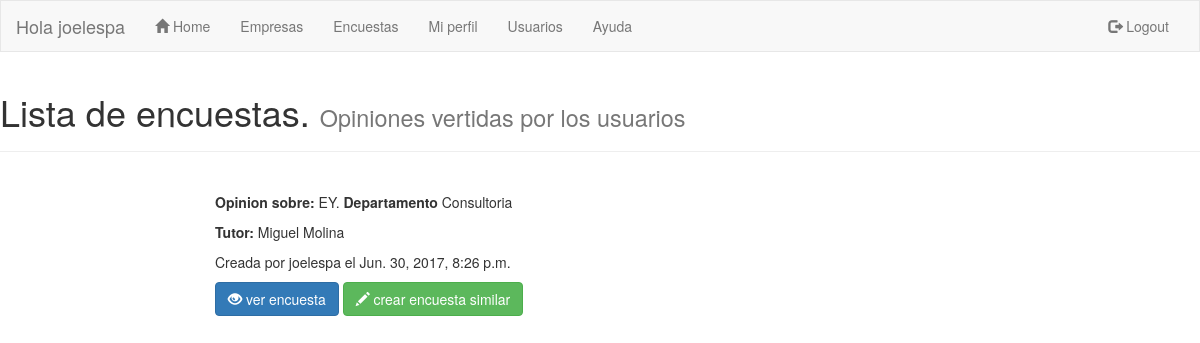
Page /encuesta/ (signed in) on the earlier database version.
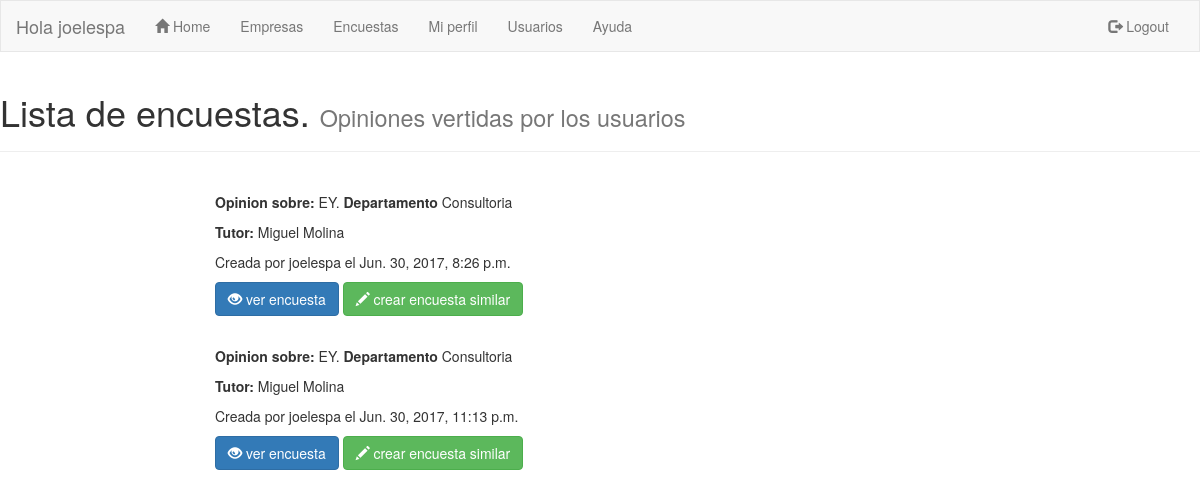
Same page on the later database version.
### sopa/models.py (models this page shows)
class encuestas (models.Model):
    user = models.TextField(max_length=20,null=True,blank=True,default='')
    nombre_empresa = models.TextField(max_length=30,null=True,blank=True,default='')
    tutor = models.TextField(max_length=20,null=True,blank=True,default='')
    departamento = models.TextField(max_length=20,null=True,blank=True,default='')
    id_encuesta = models.IntegerField(null=True,blank=True,default='0')
    created_date = models.DateTimeField(default=timezone.now)
    pf1 = models.TextField(max_length=20,null=True,blank=True,default='')
    pf11 = models.TextField(max_length=20,null=True,blank=True,default='')
    pf2 = models.TextField(max_length=20,null=True,blank=True,default='')
    pf22 = models.TextField(max_length=20,null=True,blank=True,default='')
    pb1 = models.TextField(max_length=20,null=True,blank=True,default='')
    pb2 = models.TextField(max_length=20,null=True,blank=True,default='')
    pb3 = models.TextField(max_length=20,null=True,blank=True,default='')
    pb4 = models.TextField(max_length=20,null=True,blank=True,default='')
    ps1 = models.TextField(max_length=20,null=True,blank=True,default='')
    ps2 = models.TextField(max_length=20,null=True,blank=True,default='')
    ps3 = models.TextField(max_length=20,null=True,blank=True,default='')
    ps4 = models.TextField(max_length=20,null=True,blank=True,default='')
    ps5 = models.TextField(max_length=20,null=True,blank=True,default='')
    ps6 = models.TextField(max_length=20,null=True,blank=True,default='')
    ps7 = models.TextField(max_length=20,null=True,blank=True,default='')
    pa1 = models.TextField(max_length=20,null=True,blank=True,default='')
    pa2 = models.TextField(max_length=20,null=True,blank=True,default='')
    nota = models.IntegerField(null=True,blank=True,default='0')

### sopa/views.py (the view)
# urls.py: url(r'^encuesta/$', views.lista_encuestas, name='lista_encuestas'),
@login_required
def lista_encuestas(request):
    encuesta = encuestas.objects.all().order_by('created_date')
    return render(request, 'sopa/lista_encuestas.html', {'titulo': 'SOPA Encuestas' ,'encuestas' : encuesta})

### sopa/templates/sopa/lista_encuestas.html
{% extends "sopa/index.html" %}
{% block content %}
<div class="page-header">
  <h1>Lista de encuestas. <small>Opiniones vertidas por los usuarios</small></h1>
</div>
<br>
 <div class ="col-md-8 col-md-offset-2">
  {%for encuesta in encuestas%}
  <p><b>Opinion sobre:</b> {{encuesta.nombre_empresa}}.<b> Departamento</b> {{encuesta.departamento}}</p>
  <p><b>Tutor: </b>{{encuesta.tutor}}</p>
  <p>Creada por {{encuesta.user}} el {{encuesta.created_date}}</p>
  <p><a href= '/encuesta/detalle/{{encuesta.pk}}' class="btn btn-primary" role="button">
    <span class="glyphicon glyphicon-eye-open" aria-hidden="true"></span>    ver encuesta</a></span>
    <a href="/encuesta/nueva/{{encuesta.nombre_empresa}}/{{encuesta.departamento}}/{{encuesta.tutor}}" class="btn btn-success" role="button">
      <span class="glyphicon glyphicon-pencil" aria-hidden="true"></span>   crear encuesta similar</a></span></p>
  <br>
{% endfor %}
{% endblock content %}

Differences in the rows shown:
added encuestas: nombre_empresa "EY", departamento "Consultoria", tutor "Miguel Molina", user "joelespa", created_date "Jun. 30, 2017, 11:13 p.m."
